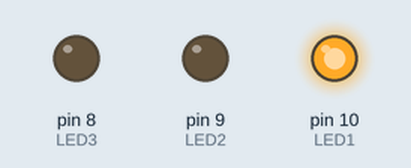
The sketch below on a simulated Arduino Uno, built with avr-gcc and run on an emulated ATmega328P. Parts: output pins drawn as LEDs (lit = HIGH).

Above: at 1.5 s.
At 4.5 s:
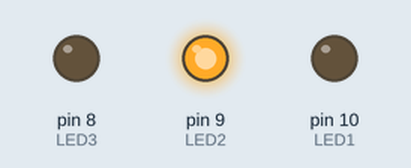
At 7.5 s:
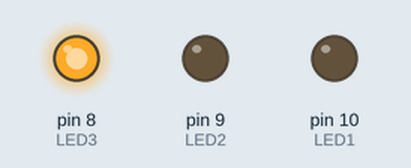
Timing chart, 0 to 11.7 s (numbered marks = the images above):
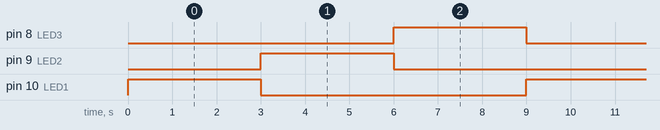

The sketch:

sem_foro1.ino
```cpp
// C++ code
//


#define LED1 10
#define LED2  9
#define LED3  8

void setup()
{
  pinMode(LED1,OUTPUT);
  pinMode(LED2,OUTPUT);
  pinMode(LED3,OUTPUT);
}

void loop()
{
  //vermelho
  digitalWrite(LED1,HIGH);
  digitalWrite(LED2,LOW);
  digitalWrite(LED3,LOW);
  delay(3000);
  //amarelo
  digitalWrite(LED1,LOW);
  digitalWrite(LED2,HIGH);
  digitalWrite(LED3,LOW);
  delay(3000);
  //verde
  digitalWrite(LED1,LOW);
  digitalWrite(LED2,LOW);
  digitalWrite(LED3,HIGH);
  delay(3000);

}
```

Measured:
- by itself, pin 8 (LED3), pin 9 (LED2), pin 10 (LED1): alternates HIGH for 3.0 s and LOW for 6.0 s
- by itself, everything shown: repeats every 9.0 s, in 3 steps
